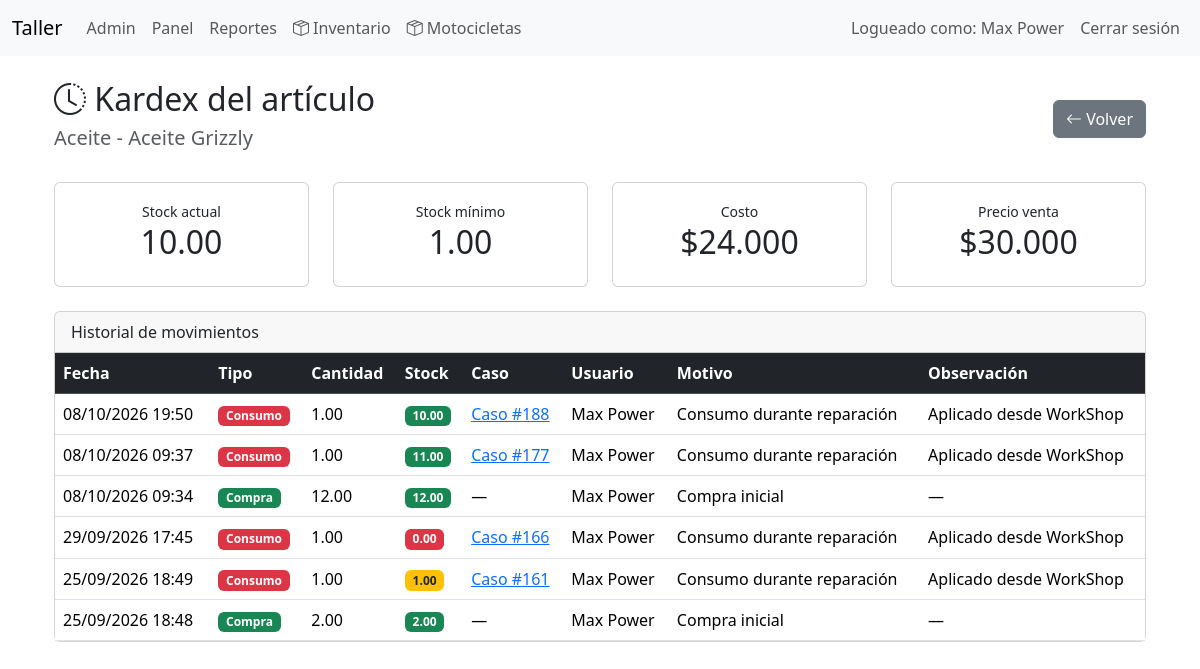
/index.php?controller=inventory&action=movements&id=76 (signed in), run on the app's committed database.
### tables this page shows
CREATE TABLE `partes` (
  `id` int(11) NOT NULL,
  `codigo` varchar(60) NOT NULL,
  `categoria_id` int(11) DEFAULT NULL,
  `tipo` enum('repuesto','insumo','herramienta') NOT NULL DEFAULT 'repuesto',
  `nombre` varchar(150) NOT NULL,
  `marca` varchar(100) DEFAULT NULL,
  `fabricante_repuesto_id` int(11) DEFAULT NULL,
  `numero_parte` varchar(100) DEFAULT NULL,
  `created_by` int(11) DEFAULT NULL,
  `unidad` enum('Unidad','Juego','Par','Litro','Mililitro','Kilogramo','Gramo','Metro','Centimetro') NOT NULL DEFAULT 'Unidad',
  `stock_actual` decimal(12,2) NOT NULL DEFAULT 0.00,
  `stock_reservado` decimal(12,2) NOT NULL DEFAULT 0.00,
  `stock_minimo` decimal(12,2) NOT NULL DEFAULT 0.00,
  `costo` decimal(10,2) NOT NULL DEFAULT 0.00,
  `precio_venta` decimal(10,2) NOT NULL DEFAULT 0.00,
  `ubicacion` varchar(120) DEFAULT NULL,
  `codigo_barras` varchar(100) DEFAULT NULL,
  `imagen` varchar(255) DEFAULT NULL,
  `activo` tinyint(1) NOT NULL DEFAULT 1,
  `created_at` datetime NOT NULL DEFAULT current_timestamp(),
  `updated_at` datetime NOT NULL DEFAULT current_timestamp() ON UPDATE current_timestamp()
);

CREATE TABLE `movimientos_inventario` (
  `id` int(11) NOT NULL,
  `parte_id` int(11) NOT NULL,
  `usuario_id` int(11) NOT NULL,
  `caso_id` int(11) DEFAULT NULL,
  `tipo` enum('compra','consumo','ajuste_entrada','ajuste_salida') NOT NULL,
  `motivo` varchar(255) DEFAULT NULL,
  `cantidad` decimal(12,2) NOT NULL,
  `stock_resultante` decimal(12,2) NOT NULL DEFAULT 0.00,
  `costo_unitario` decimal(10,2) DEFAULT NULL,
  `observacion` text DEFAULT NULL,
  `fecha` datetime NOT NULL DEFAULT current_timestamp()
);

CREATE TABLE `casos` (
  `id` int(11) NOT NULL,
  `vehiculo_id` int(11) NOT NULL,
  `mecanico_id` int(11) DEFAULT NULL,
  `fecha_ingreso` date DEFAULT NULL,
  `hora_ingreso` time DEFAULT NULL,
  `causa` text DEFAULT NULL,
  `observaciones` text DEFAULT NULL,
  `diagnostico` text DEFAULT NULL,
  `estado` enum('abierto','cerrado') DEFAULT 'abierto',
  `fecha_cierre` datetime DEFAULT NULL,
  `cerrado_por` int(11) DEFAULT NULL,
  `precio_cobrado` int(11) DEFAULT NULL,
  `descuento` int(11) DEFAULT 0,
  `utilidad` decimal(10,2) DEFAULT 0.00
);

CREATE TABLE `usuarios` (
  `id` int(11) NOT NULL,
  `nombre` varchar(150) NOT NULL,
  `usuario` varchar(100) NOT NULL,
  `contraseña_hash` varchar(255) NOT NULL,
  `rol` enum('admin','mecanico') NOT NULL DEFAULT 'mecanico',
  `fecha_creacion` datetime NOT NULL
);

### app/controllers/BaseController.php (called while the page is built, shortened)
<?php
abstract class BaseController
{
    protected function render(string $view, array $data = []): void
    {
        extract($data);
        require __DIR__ . '/../views/layouts/header.php';
        require __DIR__ . '/../views/' . $view . '.php';
        require __DIR__ . '/../views/layouts/footer.php';
    }
}

### app/controllers/InventoryController.php (called while the page is built, shortened)
<?php
class InventoryController extends BaseController
{
    private Part $partModel;
    public function __construct(PDO $pdo)
    {
        $this->partModel = new Part($pdo);
    }
    public function movements(): void
    {
        $id = (int)($_GET['id'] ?? 0);
        $part = $this->partModel->findById($id);
        $movements = $this->partModel->getMovements($id);
        $this->render(
            'inventory/movements',
            [
                'part' => $part,
                'movements' => $movements,
                'title' => 'Movimientos de inventario'
            ]
        );
    }
}

### app/models/BaseModel.php (called while the page is built, shortened)
<?php
class BaseModel
{
    public function __construct(PDO $pdo)
    {
        $this->db = $pdo;
    }
}

### app/models/Part.php (called while the page is built, shortened)
<?php
class Part extends BaseModel
{
    public function findById(int $id): ?array
    {
        $stmt = $this->db->prepare("
            SELECT *
            FROM partes
            WHERE id = ?
            LIMIT 1
        ");
        $stmt->execute([$id]);
        return $stmt->fetch(PDO::FETCH_ASSOC) ?: null;
    }
    public function getMovements(int $partId): array
    {
        $stmt = $this->db->prepare("
        SELECT
            m.*,
            u.nombre AS usuario,
            p.nombre AS articulo,
            c.id AS caso
        FROM movimientos_inventario m
        INNER JOIN usuarios u
            ON u.id = m.usuario_id
        INNER JOIN partes p
            ON p.id = m.parte_id
        LEFT JOIN casos c
            ON c.id = m.caso_id
        WHERE m.parte_id = :parte
        ORDER BY
            m.fecha DESC,
            m.id DESC
    ");
        $stmt->execute([
            ':parte' => $partId
        ]);
        return $stmt->fetchAll(PDO::FETCH_ASSOC);
    }
}

### app/views/inventory/movements.php (the view, shortened to what this page needs)
<div class="container mt-4">
    <div class="d-flex justify-content-between align-items-center mb-4">
        <div>
            <h2>
                <i class="bi bi-clock-history"></i>
                Kardex del artículo
            </h2>
            <h5 class="text-muted">
                <?= htmlspecialchars($part['codigo']) ?>
                -
                <?= htmlspecialchars($part['nombre']) ?>
            </h5>
        </div>
        <a
            href="index.php?controller=inventory&action=index"
            class="btn btn-secondary">
            <i class="bi bi-arrow-left"></i>
            Volver
        </a>
    </div>
    <div class="row mb-4">
        <div class="col-md-3">
            <div class="card">
                <div class="card-body text-center">
                    <small>Stock actual</small>
                    <h2>
                        <?= $part['stock_actual'] ?>
                    </h2>
                </div>
            </div>
        </div>
        <div class="col-md-3">
            <div class="card">
                <div class="card-body text-center">
                    <small>Stock mínimo</small>
                    <h2>
                        <?= $part['stock_minimo'] ?>
                    </h2>
                </div>
            </div>
        </div>
        <div class="col-md-3">
            <div class="card">
                <div class="card-body text-center">
                    <small>Costo</small>
                    <h2>
                        $<?= number_format($part['costo'],0,',','.') ?>
                    </h2>
                </div>
            </div>
        </div>
        <div class="col-md-3">
            <div class="card">
                <div class="card-body text-center">
                    <small>Precio venta</small>
                    <h2>
                        $<?= number_format($part['precio_venta'],0,',','.') ?>
                    </h2>
                </div>
            </div>
        </div>
    </div>
    <div class="card">
        <div class="card-header">
            Historial de movimientos
        </div>
        <div class="card-body p-0">
            <table class="table table-hover mb-0">
                <thead class="table-dark">
                    <tr>
                        <th>Fecha</th>
                        <th>Tipo</th>
                        <th>Cantidad</th>
                        <th>Stock</th>
                        <th>Caso</th>
                        <th>Usuario</th>
                        <th>Motivo</th>
                        <th>Observación</th>
                    </tr>
                </thead>
                <tbody>
<?php if (empty($movements)): ?>
    <tr>
        <td colspan="8" class="text-center text-muted p-4">
            No existen movimientos para este artículo.
        </td>
    </tr>
<?php else: ?>
    <?php foreach ($movements as $m): ?>
        <tr>
            <td>
                <?= date('d/m/Y H:i', strtotime($m['fecha'])) ?>
            </td>
            <td>
                <?php
                switch ($m['tipo']) {
                    case 'compra':
                        echo '<span class="badge bg-success">Compra</span>';
                        break;
                    case 'consumo':
                        echo '<span class="badge bg-danger">Consumo</span>';
                        break;
                }
                ?>
            </td>
            <td>
                <?= $m['cantidad'] ?>
            </td>
            <td>
                <?php if ($m['stock_resultante'] <= 0): ?>
                    <span class="badge bg-danger">
                        <?= $m['stock_resultante'] ?>
                    </span>
                <?php elseif ($m['stock_resultante'] <= $part['stock_minimo']): ?>
                    <span class="badge bg-warning text-dark">
                        <?= $m['stock_resultante'] ?>
                    </span>
                <?php else: ?>
                    <span class="badge bg-success">
                        <?= $m['stock_resultante'] ?>
                    </span>
                <?php endif; ?>
            </td>
            <td>
                <?php if ($m['caso']): ?>
                    <a href="index.php?controller=mechanic&action=viewCase&case_id=<?= $m['caso'] ?>">
                        Caso #<?= $m['caso'] ?>
                    </a>
                <?php else: ?>
                    —
                <?php endif; ?>
            </td>
            <td>
                <?= htmlspecialchars($m['usuario']) ?>
            </td>
            <td>
                <?= htmlspecialchars($m['motivo']) ?>
            </td>
            <td>
                <?= htmlspecialchars($m['observacion'] ?: '—') ?>
            </td>
        </tr>
    <?php endforeach; ?>
<?php endif; ?>
</tbody>
            </table>
        </div>
    </div>
</div>

### public/css/style.css (style rules this page uses)
body { padding-bottom: 40px; }

### data on the page
partes: codigo "Aceite", nombre "Aceite Grizzly", stock_actual "10.00", stock_minimo "1.00", costo "24.000", precio_venta "30.000"
movimientos_inventario: fecha "08/10/2026 19:50", tipo "Consumo", cantidad "1.00", stock_resultante "10.00", caso "188", usuario.nombre "Max Power", motivo "Consumo durante reparación", observacion "Aplicado desde WorkShop"
movimientos_inventario: fecha "08/10/2026 09:37", tipo "Consumo", cantidad "1.00", stock_resultante "11.00", caso "177", usuario.nombre "Max Power", motivo "Consumo durante reparación", observacion "Aplicado desde WorkShop"
movimientos_inventario: fecha "08/10/2026 09:34", tipo "Compra", cantidad "12.00", stock_resultante "12.00", usuario.nombre "Max Power", motivo "Compra inicial", observacion "—"
movimientos_inventario: fecha "29/09/2026 17:45", tipo "Consumo", cantidad "1.00", stock_resultante "0.00", caso "166", usuario.nombre "Max Power", motivo "Consumo durante reparación", observacion "Aplicado desde WorkShop"
movimientos_inventario: fecha "25/09/2026 18:49", tipo "Consumo", cantidad "1.00", stock_resultante "1.00", caso "161", usuario.nombre "Max Power", motivo "Consumo durante reparación", observacion "Aplicado desde WorkShop"
movimientos_inventario: fecha "25/09/2026 18:48", tipo "Compra", cantidad "2.00", stock_resultante "2.00", usuario.nombre "Max Power", motivo "Compra inicial", observacion "—"

### other printed values
$_SESSION['user_name'] "Max Power"
